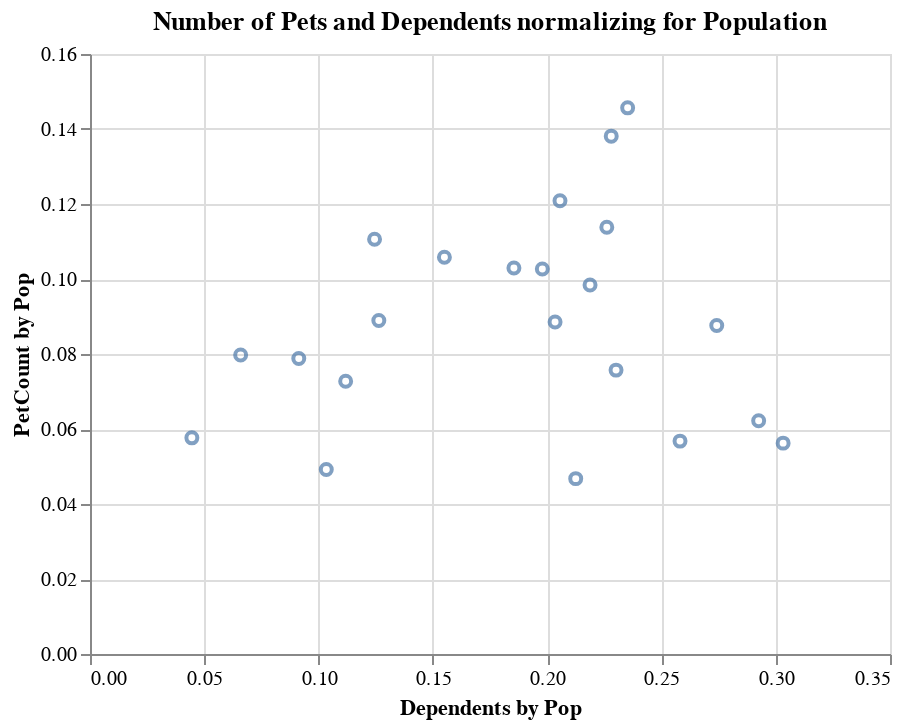

Here is the notebook cell this chart was saved with:
### Code cell
alt.Chart(merged_df4).mark_point().encode(
    x= 'Dependents by Pop',
    y= 'PetCount by Pop'
).properties(title='Number of Pets and Dependents normalizing for Population')

### Figure 1 — Vega-Lite specification as saved in the notebook (floating-point values rounded to 4 significant figures)
{"config": {"view": {"continuousWidth": 400, "continuousHeight": 300}}, "data": {"name": "data-80665e57b71b461415938b42ab29939c"}, "mark": "point", "encoding": {"x": {"field": "Dependents by Pop", "type": "quantitative"}, "y": {"field": "PetCount by Pop", "type": "quantitative"}}, "title": "Number of Pets and Dependents normalizing for Population", "$schema": "https://vega.github.io/schema/vega-lite/v4.17.0.json", "datasets": {"data-80665e57b71b461415938b42ab29939c": [{"zip_code": 98102, "population": 25642, "Total Dependents": 1690, "PetCount": 2045, "PetCount by Pop": 0.07975, "Dependents by Pop": 0.06591}, {"zip_code": 98103, "population": 51917, "Total Dependents": 8050, "PetCount": 5492, "PetCount by Pop": 0.1058, "Dependents by Pop": 0.1551}, {"zip_code": 98105, "population": 51947, "Total Dependents": 5370, "PetCount": 2557, "PetCount by Pop": 0.04922, "Dependents by Pop": 0.1034}, {"zip_code": 98106, "population": 25383, "Total Dependents": 6960, "PetCount": 2224, "PetCount by Pop": 0.08762, "Dependents by Pop": 0.2742}, {"zip_code": 98107, "population": 27631, "Total Dependents": 3440, "PetCount": 3056, "PetCount by Pop": 0.1106, "Dependents by Pop": 0.1245}, {"zip_code": 98108, "population": 24667, "Total Dependents": 7480, "PetCount": 1387, "PetCount by Pop": 0.05623, "Dependents by Pop": 0.3032}, {"zip_code": 98109, "population": 30107, "Total Dependents": 2750, "PetCount": 2373, "PetCount by Pop": 0.07882, "Dependents by Pop": 0.09134}, {"zip_code": 98112, "population": 23347, "Total Dependents": 4330, "PetCount": 2403, "PetCount by Pop": 0.1029, "Dependents by Pop": 0.1855}, {"zip_code": 98115, "population": 51171, "Total Dependents": 11570, "PetCount": 5823, "PetCount by Pop": 0.1138, "Dependents by Pop": 0.2261}, {"zip_code": 98116, "population": 25822, "Total Dependents": 5110, "PetCount": 2651, "PetCount by Pop": 0.1027, "Dependents by Pop": 0.1979}, {"zip_code": 98117, "population": 33713, "Total Dependents": 7930, "PetCount": 4910, "PetCount by Pop": 0.1456, "Dependents by Pop": 0.2352}, {"zip_code": 98118, "population": 48438, "Total Dependents": 14170, "PetCount": 3013, "PetCount by Pop": 0.0622, "Dependents by Pop": 0.2925}, {"zip_code": 98119, "population": 25245, "Total Dependents": 3190, "PetCount": 2245, "PetCount by Pop": 0.08893, "Dependents by Pop": 0.1264}, {"zip_code": 98121, "population": 20420, "Total Dependents": 910, "PetCount": 1177, "PetCount by Pop": 0.05764, "Dependents by Pop": 0.04456}, {"zip_code": 98122, "population": 41126, "Total Dependents": 4600, "PetCount": 2992, "PetCount by Pop": 0.07275, "Dependents by Pop": 0.1119}, {"zip_code": 98125, "population": 42022, "Total Dependents": 8550, "PetCount": 3721, "PetCount by Pop": 0.08855, "Dependents by Pop": 0.2035}, {"zip_code": 98126, "population": 23495, "Total Dependents": 5140, "PetCount": 2312, "PetCount by Pop": 0.0984, "Dependents by Pop": 0.2188}, {"zip_code": 98133, "population": 48094, "Total Dependents": 10220, "PetCount": 2249, "PetCount by Pop": 0.04676, "Dependents by Pop": 0.2125}, {"zip_code": 98136, "population": 16049, "Total Dependents": 3300, "PetCount": 1940, "PetCount by Pop": 0.1209, "Dependents by Pop": 0.2056}, {"zip_code": 98144, "population": 30329, "Total Dependents": 6980, "PetCount": 2296, "PetCount by Pop": 0.0757, "Dependents by Pop": 0.2301}, {"zip_code": 98177, "population": 20222, "Total Dependents": 5220, "PetCount": 1148, "PetCount by Pop": 0.05677, "Dependents by Pop": 0.2581}, {"zip_code": 98199, "population": 21312, "Total Dependents": 4860, "PetCount": 2943, "PetCount by Pop": 0.1381, "Dependents by Pop": 0.228}]}}
